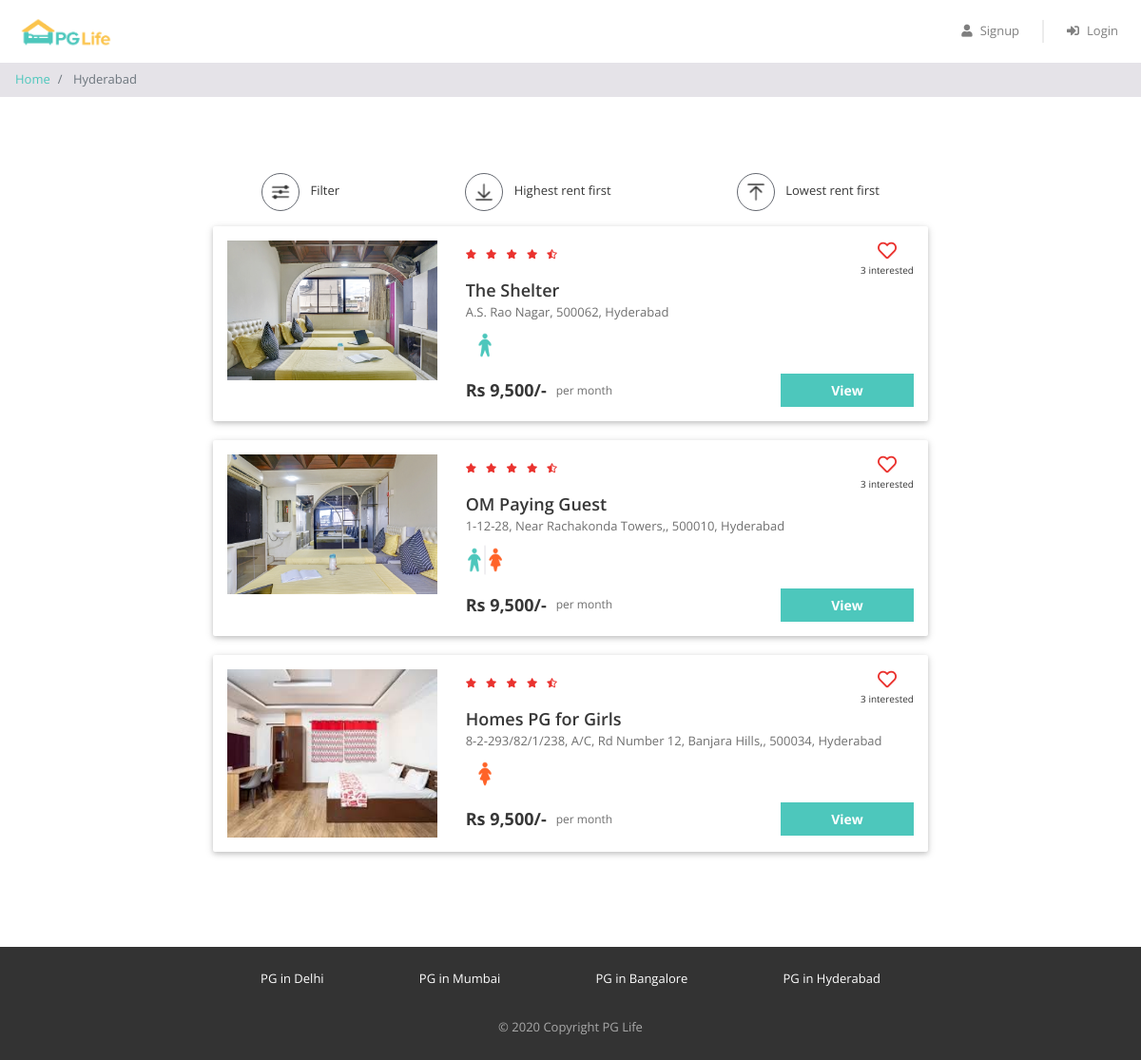
/property_list.php?city=hyderabad, run on the app's committed database.
### tables this page shows
CREATE TABLE `pgweb` (
  `id` int(11) NOT NULL,
  `pgname` varchar(100) NOT NULL,
  `address` varchar(100) NOT NULL,
  `city` varchar(100) NOT NULL,
  `image1` varchar(100) NOT NULL,
  `image2` varchar(100) NOT NULL,
  `image3` varchar(100) NOT NULL,
  `image4` varchar(100) NOT NULL,
  `image5` varchar(100) NOT NULL,
  `test_name` varchar(100) NOT NULL,
  `test_name2` varchar(100) NOT NULL
);

### property_list.php (the view, shortened to what this page needs)
<?php
    $db_hostname = "127.0.0.1";
    $db_username = "root";
    $db_password = "";
    $db_name = "pglife";
    $conn = mysqli_connect($db_hostname, $db_username, $db_password, $db_name);
if($_POST) {
    $id=$_POST['city'];
}
else{
    $id=$_GET['city'];
}
$sql = "SELECT * FROM pgweb where city='$id'";
$result = mysqli_query($conn, $sql);
$row = mysqli_fetch_assoc($result);
?>
<!DOCTYPE html>
<html lang="en">
<head>
    <link href="css/bootstrap.min.css" rel="stylesheet" />
    <link href="https://use.fontawesome.com/releases/v5.11.2/css/all.css" rel="stylesheet" />
    <link href="css/common.css" rel="stylesheet" />
    <link href="css/property_list.css" rel="stylesheet" />
</head>
<body>
<?php
    include "includes/header.php";
    ?>
    <nav aria-label="breadcrumb">
        <ol class="breadcrumb py-2">
            <li class="breadcrumb-item">
                <a href="index.html">Home</a>
            </li>
            <li class="breadcrumb-item active" aria-current="page">
            <?= $row['city'];?>
            </li>
        </ol>
    </nav>
    <div class="page-container">
        <div class="filter-bar row justify-content-around">
            <div class="col-auto" data-toggle="modal" data-target="#filter-modal">
                <img src="img/filter.png" alt="filter" />
                <span>Filter</span>
            </div>
            <div class="col-auto">
                <img src="img/desc.png" alt="sort-desc" />
                <span>Highest rent first</span>
            </div>
            <div class="col-auto">
                <img src="img/asc.png" alt="sort-asc" />
                <span>Lowest rent first</span>
            </div>
        </div>
        <?php
                $row_count = mysqli_num_rows($result);
                if ($row_count > 0) {
                    foreach($result as $data){ ?>
        <div class="property-card row">
            <div class="image-container col-md-4">
                <img src="img/<?= $data['image1'] ?>" />
            </div>
            <div class="content-container col-md-8">
                <div class="row no-gutters justify-content-between">
                    <div class="star-container" title="4.5">
                        <i class="fas fa-star"></i>
                        <i class="fas fa-star"></i>
                        <i class="fas fa-star"></i>
                        <i class="fas fa-star"></i>
                        <i class="fas fa-star-half-alt"></i>
                    </div>
                    <div class="interested-container">
                        <i class="far fa-heart"></i>
                        <div class="interested-text">3 interested</div>
                    </div>
                </div>
                <div class="detail-container">
                    <div class="property-name"><?= $data['pgname'];?></div>
                    <div class="property-address"> <?= $data['address'];?> </div>
                    <div class="property-gender">
                        <img src="img/<?= $data['image5'] ?>"/>
                    </div>
                </div>
                <div class="row no-gutters">
                    <div class="rent-container col-6">
                        <div class="rent">Rs 9,500/-</div>
                        <div class="rent-unit">per month</div>
                    </div>
                    <div class="button-container col-6">
                        <a  href="property_detail.php?t=<?= $data['id'] ?>" class="btn btn-primary">View</a>
                    </div>
                </div>
            </div>
        </div>
        <?php } }
    else{
  $response = array("something went wrong");
  echo json_encode($response);
  return;
}
?>
    </div>
    <?php
    include "includes/footer.php";
    ?>
</body>
</html>

### css/common.css (style rules this page uses)
* { box-sizing: border-box; font-family: 'Open Sans', sans-serif; }
body { color: #373737; font-size: 16px; position: relative; }
.btn-primary, .btn-warning, .btn-danger { color: white; font-weight: bold; }
.breadcrumb { background-color: #e5e3e8; font-size: 13px; border-radius: 0px; margin-bottom: 0px; }
.page-container { max-width: 800px; padding: 80px 24px; margin: auto; }

### css/property_list.css (style rules this page uses)
.filter-bar > div { cursor: pointer; font-size: 13px; text-align: center; margin-bottom: 16px; }
.filter-bar img { width: 40px; height: 40px; border-radius: 40px; border: 1px solid #646870; padding: 6px; margin-right: 8px; }
.property-card { background-color: #ffffff; border-radius: 2px; padding: 15px 0px; margin: 0px auto 20px; box-shadow: 0 2px 5px 0 rgba(0, 0, 0, 0.16), 0 2px 10px 0 rgba(0, 0, 0, 0.12); }
.image-container { text-align: center; }
.image-container img { width: 100%; max-width: 300px; }
.star-container i { color: #EA322E; font-size: 10px; margin-right: 6px; }
.interested-container { text-align: center; }
.interested-container i { color: #EA322E; font-size: 20px; cursor: pointer; }
.interested-text { font-size: 10px; }
.detail-container { padding-bottom: 10px; }
.property-name { font-size: 18px; font-weight: 600; }
.property-address { color: #6f6f6f; font-size: 13px; padding-bottom: 5px; }
.property-gender img { width: 40px; }
.rent-container { display: flex; align-items: center; }
.rent { font-size: 18px; font-weight: bold; padding-right: 10px; }
.rent-unit { color: #6f6f6f; font-size: 12px; }
.button-container .btn { font-size: 14px; border-radius: 0px; width: 140px; float: right; }

### data on the page
pgweb: city "Hyderabad", image1 (picture), pgname "The Shelter", address "A.S. Rao Nagar, 500062, Hyderabad", image5 (picture)
pgweb: image1 (picture), pgname "OM Paying Guest", address "1-12-28, Near Rachakonda Towers,, 500010, Hyderabad", image5 (picture)
pgweb: image1 (picture), pgname "Homes PG for Girls", address "8-2-293/82/1/238, A/C, Rd Number 12, Banjara Hills,, 500034, Hyderabad", image5 (picture)
